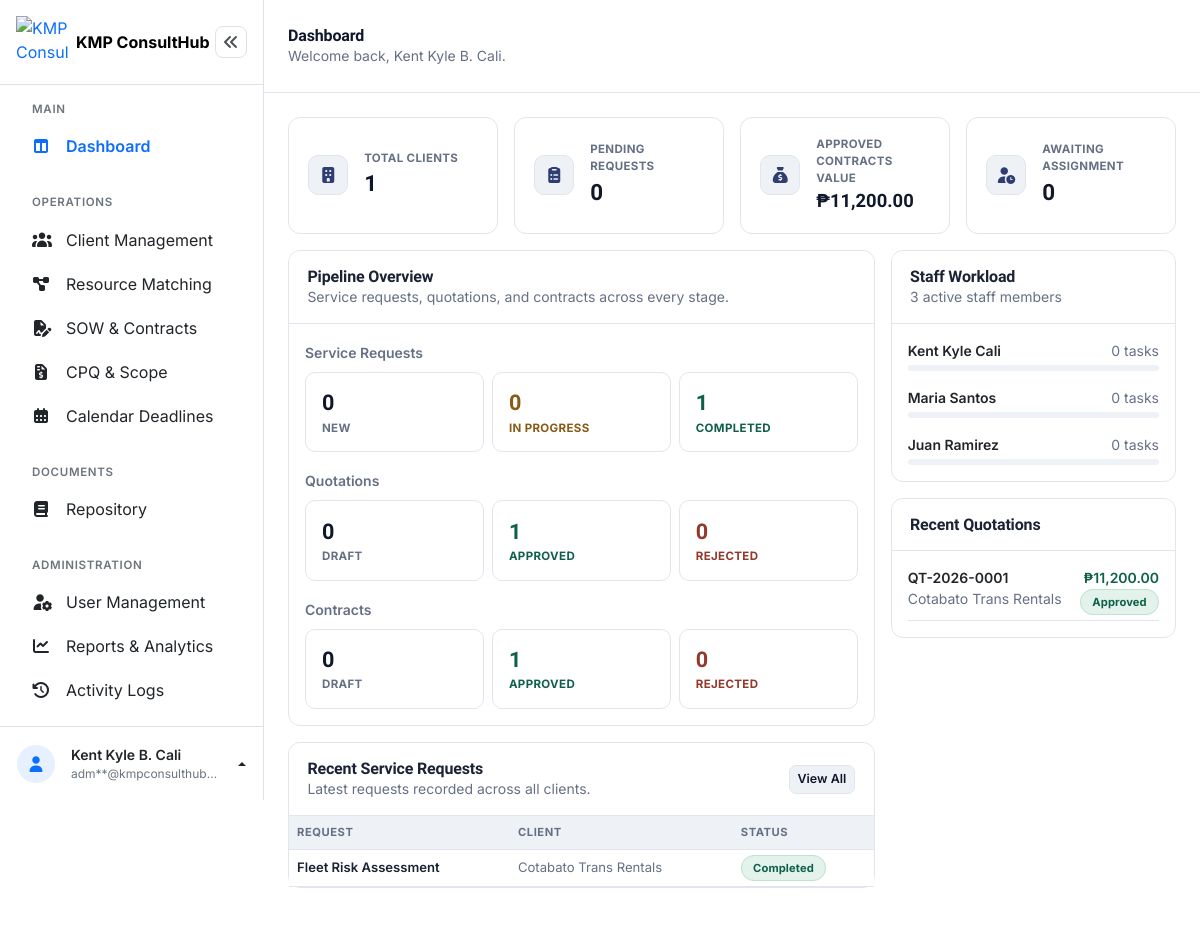
Page /admin/dashboard.php (signed in) on the earlier database version.
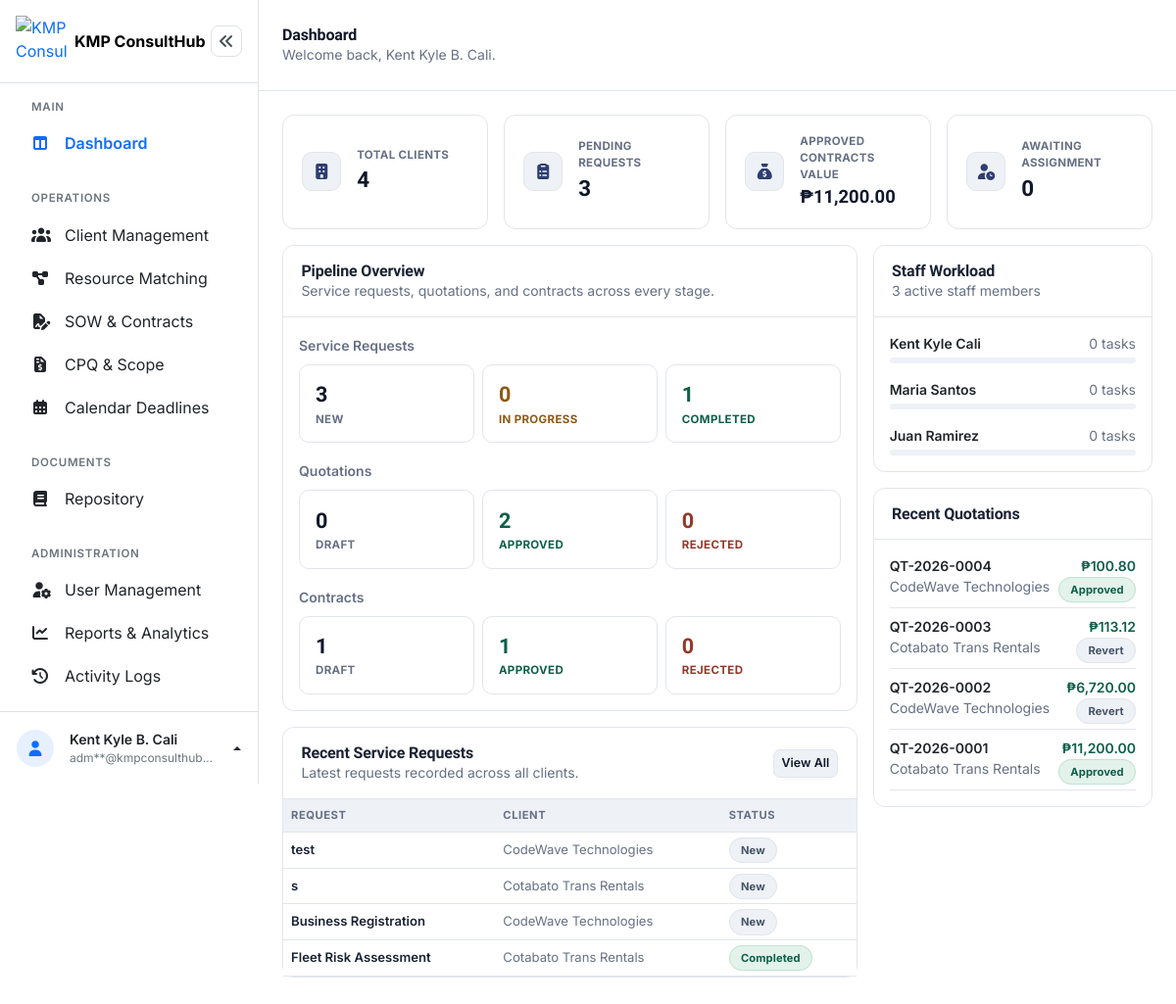
Same page on the later database version.
### tables this page shows
CREATE TABLE `service_requests` (
  `request_id` int(10) UNSIGNED NOT NULL,
  `client_id` int(10) UNSIGNED NOT NULL,
  `request_title` varchar(150) NOT NULL,
  `required_skill` varchar(100) DEFAULT NULL,
  `status` enum('New','In Progress','Completed','Cancelled') NOT NULL DEFAULT 'New',
  `assigned_to` int(10) UNSIGNED DEFAULT NULL,
  `assigned_by` int(10) UNSIGNED DEFAULT NULL,
  `created_at` timestamp NOT NULL DEFAULT current_timestamp(),
  `updated_at` timestamp NOT NULL DEFAULT current_timestamp() ON UPDATE current_timestamp()
);

CREATE TABLE `clients` (
  `client_id` int(10) UNSIGNED NOT NULL,
  `company_name` varchar(150) NOT NULL,
  `contact_person` varchar(150) NOT NULL,
  `email` varchar(150) NOT NULL,
  `contact_number` varchar(20) NOT NULL,
  `address` varchar(255) NOT NULL,
  `industry` varchar(100) DEFAULT NULL,
  `created_at` timestamp NOT NULL DEFAULT current_timestamp(),
  `updated_at` timestamp NOT NULL DEFAULT current_timestamp() ON UPDATE current_timestamp()
);

CREATE TABLE `users` (
  `user_id` int(10) UNSIGNED NOT NULL,
  `firstname` varchar(100) NOT NULL,
  `middlename` varchar(100) DEFAULT NULL,
  `lastname` varchar(100) NOT NULL,
  `birthday` date NOT NULL,
  `gender` enum('Male','Female') NOT NULL,
  `address` varchar(255) NOT NULL,
  `contact_number` varchar(20) NOT NULL,
  `email` varchar(150) NOT NULL,
  `password` varchar(255) NOT NULL,
  `role` enum('manager','supervisor','staff') NOT NULL,
  `status` enum('Active','Inactive') NOT NULL DEFAULT 'Active',
  `created_at` timestamp NOT NULL DEFAULT current_timestamp(),
  `updated_at` timestamp NOT NULL DEFAULT current_timestamp() ON UPDATE current_timestamp()
);

CREATE TABLE `quotations` (
  `quotation_id` int(10) UNSIGNED NOT NULL,
  `quotation_number` varchar(30) NOT NULL,
  `request_id` int(10) UNSIGNED NOT NULL,
  `client_id` int(10) UNSIGNED NOT NULL,
  `project_scope` text DEFAULT NULL,
  `status` enum('Draft','Approved','Rejected','Revert') NOT NULL DEFAULT 'Draft',
  `subtotal` decimal(12,2) NOT NULL DEFAULT 0.00,
  `tax_rate` decimal(5,2) NOT NULL DEFAULT 0.00,
  `tax_amount` decimal(12,2) NOT NULL DEFAULT 0.00,
  `total_amount` decimal(12,2) NOT NULL DEFAULT 0.00,
  `valid_until` date DEFAULT NULL,
  `prepared_by` int(10) UNSIGNED DEFAULT NULL,
  `created_at` timestamp NOT NULL DEFAULT current_timestamp(),
  `updated_at` timestamp NOT NULL DEFAULT current_timestamp() ON UPDATE current_timestamp()
);

### admin/dashboard.php (the view, shortened to what the rows shown need)
<?php
$pdo = getConnection();
$recentRequestsStmt = $pdo->query(
    "SELECT sr.request_id, sr.request_title, sr.status, sr.created_at, c.company_name
     FROM service_requests sr
     INNER JOIN clients c ON c.client_id = sr.client_id
     ORDER BY sr.created_at DESC
     LIMIT 5"
);
$recentRequests = $recentRequestsStmt->fetchAll();
$recentQuotationsStmt = $pdo->query(
    "SELECT q.quotation_number, q.status, q.total_amount, q.created_at, c.company_name
     FROM quotations q
     INNER JOIN clients c ON c.client_id = q.client_id
     ORDER BY q.created_at DESC
     LIMIT 5"
);
$recentQuotations = $recentQuotationsStmt->fetchAll();
$staffWorkloadStmt = $pdo->query(
    "SELECT u.user_id, u.firstname, u.lastname, u.status,
            (SELECT COUNT(*) FROM service_requests sr WHERE sr.assigned_to = u.user_id AND sr.status = 'In Progress') AS workload
     FROM users u
     WHERE u.role = 'Staff'
     ORDER BY workload DESC
     LIMIT 5"
);
$staffWorkload = $staffWorkloadStmt->fetchAll();
function requestStatusClass(string $status): string
{
    return match ($status) {
        'New' => 'status-new',
        'In Progress' => 'status-progress',
        'Completed' => 'status-approved',
        'Cancelled' => 'status-rejected',
        default => 'status-new',
    };
}
function quotationStatusClass(string $status): string
{
    return match ($status) {
        'Draft' => 'status-new',
        'Approved' => 'status-approved',
        'Rejected' => 'status-rejected',
        default => 'status-new',
    };
}
?>
<!DOCTYPE html>
<html lang="en">
<head>
<link rel="stylesheet" href="../assets/vendor/bootstrap-5.3.8/css/bootstrap.min.css">
<link rel="stylesheet" href="../assets/vendor/fontawesome-free-7.3.1/css/all.min.css">
<link rel="stylesheet" href="../assets/css/dashboard.css">
</head>
<body>
<div class="dashboard-layout d-flex">
  <div class="dashboard-main flex-grow-1" style="min-width:0;">
    <header class="dashboard-topbar bg-white d-flex align-items-center justify-content-between px-3 px-md-4 no-print">
      <div class="d-flex align-items-center gap-3">
        <div>
          <h1 class="dashboard-title h6 h5-md fw-bold mb-0">Dashboard</h1>
        </div>
      </div>
    </header>
    <main class="dashboard-content p-3 p-md-4">
      <div class="row g-3">
        <div class="col-lg-8">
          <section class="card mb-3">
            <div class="card-header">
              <h2 class="h6 fw-bold mb-0">Pipeline Overview</h2>
            </div>
          </section>
          <section class="card mb-3">
            <div class="card-header d-flex justify-content-between align-items-center">
              <div>
                <h2 class="h6 fw-bold mb-0">Recent Service Requests</h2>
              </div>
            </div>
            <div class="table-responsive">
              <table class="table table-hover align-middle mb-0">
                <thead>
                  <tr>
                    <th scope="col">Request</th>
                    <th scope="col" class="d-none d-md-table-cell">Client</th>
                    <th scope="col">Status</th>
                  </tr>
                </thead>
                <tbody>
                  <?php if (empty($recentRequests)): ?>
                    <tr><td colspan="3"><div class="empty-state text-center py-4"><i class="fa-regular fa-folder-open fs-4 d-block mb-2"></i><p class="small mb-0">No service requests yet.</p></div></td></tr>
                  <?php else: ?>
                    <?php foreach ($recentRequests as $r): ?>
                      <tr>
                        <td class="fw-semibold"><?= htmlspecialchars($r['request_title']) ?></td>
                        <td class="d-none d-md-table-cell" style="color:var(--ink-soft);"><?= htmlspecialchars($r['company_name']) ?></td>
                        <td><span class="status-pill <?= requestStatusClass($r['status']) ?>"><?= htmlspecialchars($r['status']) ?></span></td>
                      </tr>
                    <?php endforeach; ?>
                  <?php endif; ?>
                </tbody>
              </table>
            </div>
          </section>
        </div>
        <div class="col-lg-4">
          <section class="card mb-3">
            <div class="card-header">
              <h2 class="h6 fw-bold mb-0">Staff Workload</h2>
            </div>
            <div class="card-body d-flex flex-column gap-3">
              <?php if (empty($staffWorkload)): ?>
                <div class="empty-state text-center py-3"><p class="small mb-0">No staff accounts found.</p></div>
              <?php else: ?>
                <?php
                  foreach ($staffWorkload as $s):
                ?>
                  <div>
                    <div class="d-flex justify-content-between mb-1">
                      <span class="small fw-semibold"><?= htmlspecialchars($s['firstname'] . ' ' . $s['lastname']) ?></span>
                      <span class="small" style="color:var(--ink-soft);"><?= $s['workload'] ?> task<?= $s['workload'] == 1 ? '' : 's' ?></span>
                    </div>
                    <div class="workload-bar-track">
                    </div>
                  </div>
                <?php endforeach; ?>
              <?php endif; ?>
            </div>
          </section>
          <section class="card">
            <div class="card-header">
              <h2 class="h6 fw-bold mb-0">Recent Quotations</h2>
            </div>
            <div class="card-body d-flex flex-column gap-2">
              <?php if (empty($recentQuotations)): ?>
                <div class="empty-state text-center py-3"><p class="small mb-0">No quotations yet.</p></div>
              <?php else: ?>
                <?php foreach ($recentQuotations as $q): ?>
                  <div class="d-flex justify-content-between align-items-start gap-2 pb-2" style="border-bottom:1px solid var(--line);">
                    <div>
                      <div class="small fw-semibold"><?= htmlspecialchars($q['quotation_number']) ?></div>
                      <div class="small" style="color:var(--ink-soft);"><?= htmlspecialchars($q['company_name']) ?></div>
                    </div>
                    <div class="text-end">
                      <div class="small fw-semibold" style="color:var(--success-text);">&#8369;<?= number_format((float) $q['total_amount'], 2) ?></div>
                      <span class="status-pill <?= quotationStatusClass($q['status']) ?>"><?= htmlspecialchars($q['status']) ?></span>
                    </div>
                  </div>
                <?php endforeach; ?>
              <?php endif; ?>
            </div>
          </section>
        </div>
      </div>
    </main>
  </div>
</div>
</body>
</html>

Differences in the rows shown:
added service_requests: request_title "test", client.company_name "CodeWave Technologies", status "New"
added service_requests: request_title "s", client.company_name "Cotabato Trans Rentals", status "New"
added service_requests: request_title "Business Registration", client.company_name "CodeWave Technologies", status "New"
added quotations: quotation_number "QT-2026-0004", client.company_name "CodeWave Technologies", total_amount "100.80", status "Approved"
added quotations: quotation_number "QT-2026-0003", client.company_name "Cotabato Trans Rentals", total_amount "113.12", status "Revert"
added quotations: quotation_number "QT-2026-0002", client.company_name "CodeWave Technologies", total_amount "6,720.00", status "Revert"
Other differences:
$totalClients: "1" → "4"
$newRequests: "0" → "3"
$approvedQuotations: "1" → "2"
$draftContracts: "0" → "1"
